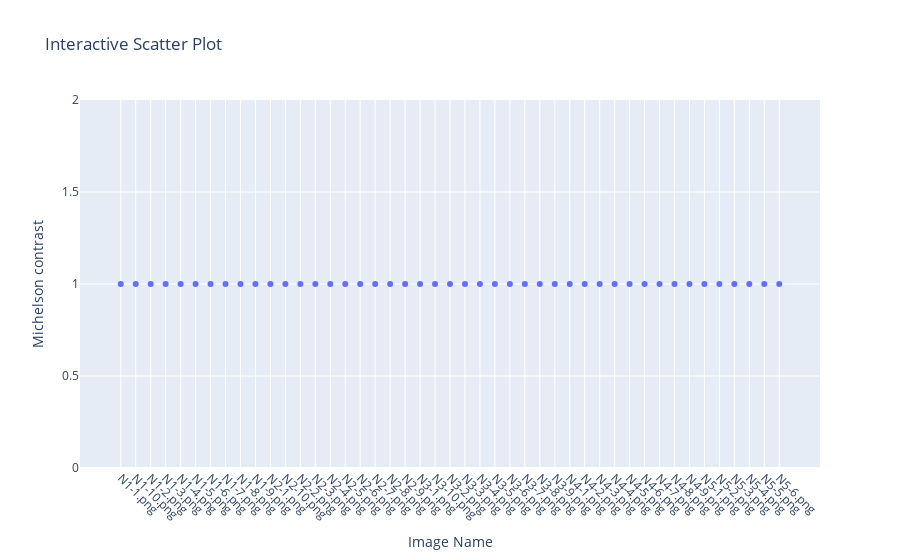

The cell this chart's notebook holds for it:
### Code cell
# michelson contrast
data.clear()
print("Michelson contrast:")
for name, img in images:
    
    min = np.min(img)
    print(min)
    
    max = np.max(img)
    print(max)
    michelson_ctr = (max-min) / (max + min)
    
    #print(f"Image {name}: {str(michelson_ctr)}")
    data.append([name, michelson_ctr])
    
    
data = sorted(data, key=lambda x: x[0])
for datum in data:
    print(datum)
plot_scatter(data, "Michelson contrast")

### Figure 1 — Plotly figure (JSON) as saved in the notebook; plotly's stock layout.template omitted (floating-point values rounded to 4 significant figures)
{"data": [{"hovertemplate": "Image Name=%{x}<br>Michelson contrast=%{y}<extra></extra>", "legendgroup": "", "marker": {"color": "#636efa", "symbol": "circle"}, "mode": "markers", "name": "", "orientation": "v", "showlegend": false, "type": "scatter", "x": ["N1-1.png", "N1-10.png", "N1-2.png", "N1-3.png", "N1-4.png", "N1-5.png", "N1-6.png", "N1-7.png", "N1-8.png", "N1-9.png", "N2-1.png", "N2-10.png", "N2-2.png", "N2-3.png", "N2-4.png", "N2-5.png", "N2-6.png", "N2-7.png", "N2-8.png", "N2-9.png", "N3-1.png", "N3-10.png", "N3-2.png", "N3-3.png", "N3-4.png", "N3-5.png", "N3-6.png", "N3-7.png", "N3-8.png", "N3-9.png", "N4-1.png", "N4-2.png", "N4-3.png", "N4-4.png", "N4-5.png", "N4-6.png", "N4-7.png", "N4-8.png", "N4-9.png", "N5-1.png", "N5-2.png", "N5-3.png", "N5-4.png", "N5-5.png", "N5-6.png"], "xaxis": "x", "y": [1, 1, 1, 1, 1, 1, 1, 1, 1, 1, 1, 1, 1, 1, 1, 1, 1, 1, 1, 1, 1, 1, 1, 1, 1, 1, 1, 1, 1, 1, 1, 1, 1, 1, 1, 1, 1, 1, 1, 1, 1, 1, 1, 1, 1], "yaxis": "y"}], "layout": {"legend": {"tracegroupgap": 0}, "title": {"text": "Interactive Scatter Plot"}, "xaxis": {"anchor": "y", "domain": [0, 1], "tickangle": 45, "title": {"text": "Image Name"}}, "yaxis": {"anchor": "x", "domain": [0, 1], "title": {"text": "Michelson contrast"}}}}
